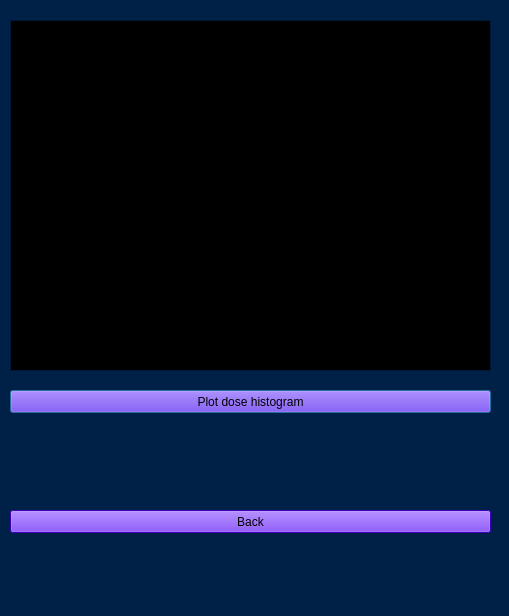
<?xml version="1.0" encoding="UTF-8"?>
<ui version="4.0">
 <class>runWindow</class>
 <widget class="QDialog" name="runWindow">
  <property name="geometry">
   <rect>
    <x>0</x>
    <y>0</y>
    <width>509</width>
    <height>616</height>
   </rect>
  </property>
  <property name="palette">
   <palette>
    <active>
     <colorrole role="WindowText">
      <brush brushstyle="SolidPattern">
       <color alpha="255">
        <red>255</red>
        <green>255</green>
        <blue>255</blue>
       </color>
      </brush>
     </colorrole>
     <colorrole role="Button">
      <brush brushstyle="SolidPattern">
       <color alpha="255">
        <red>0</red>
        <green>33</green>
        <blue>71</blue>
       </color>
      </brush>
     </colorrole>
     <colorrole role="Light">
      <brush brushstyle="SolidPattern">
       <color alpha="255">
        <red>0</red>
        <green>49</green>
        <blue>106</blue>
       </color>
      </brush>
     </colorrole>
     <colorrole role="Midlight">
      <brush brushstyle="SolidPattern">
       <color alpha="255">
        <red>0</red>
        <green>41</green>
        <blue>88</blue>
       </color>
      </brush>
     </colorrole>
     <colorrole role="Dark">
      <brush brushstyle="SolidPattern">
       <color alpha="255">
        <red>0</red>
        <green>16</green>
        <blue>35</blue>
       </color>
      </brush>
     </colorrole>
     <colorrole role="Mid">
      <brush brushstyle="SolidPattern">
       <color alpha="255">
        <red>0</red>
        <green>22</green>
        <blue>47</blue>
       </color>
      </brush>
     </colorrole>
     <colorrole role="Text">
      <brush brushstyle="SolidPattern">
       <color alpha="255">
        <red>255</red>
        <green>255</green>
        <blue>255</blue>
       </color>
      </brush>
     </colorrole>
     <colorrole role="BrightText">
      <brush brushstyle="SolidPattern">
       <color alpha="255">
        <red>255</red>
        <green>255</green>
        <blue>255</blue>
       </color>
      </brush>
     </colorrole>
     <colorrole role="ButtonText">
      <brush brushstyle="SolidPattern">
       <color alpha="255">
        <red>255</red>
        <green>255</green>
        <blue>255</blue>
       </color>
      </brush>
     </colorrole>
     <colorrole role="Base">
      <brush brushstyle="SolidPattern">
       <color alpha="255">
        <red>0</red>
        <green>0</green>
        <blue>0</blue>
       </color>
      </brush>
     </colorrole>
     <colorrole role="Window">
      <brush brushstyle="SolidPattern">
       <color alpha="255">
        <red>0</red>
        <green>33</green>
        <blue>71</blue>
       </color>
      </brush>
     </colorrole>
     <colorrole role="Shadow">
      <brush brushstyle="SolidPattern">
       <color alpha="255">
        <red>0</red>
        <green>0</green>
        <blue>0</blue>
       </color>
      </brush>
     </colorrole>
     <colorrole role="AlternateBase">
      <brush brushstyle="SolidPattern">
       <color alpha="255">
        <red>0</red>
        <green>16</green>
        <blue>35</blue>
       </color>
      </brush>
     </colorrole>
     <colorrole role="ToolTipBase">
      <brush brushstyle="SolidPattern">
       <color alpha="255">
        <red>255</red>
        <green>255</green>
        <blue>220</blue>
       </color>
      </brush>
     </colorrole>
     <colorrole role="ToolTipText">
      <brush brushstyle="SolidPattern">
       <color alpha="255">
        <red>0</red>
        <green>0</green>
        <blue>0</blue>
       </color>
      </brush>
     </colorrole>
    </active>
    <inactive>
     <colorrole role="WindowText">
      <brush brushstyle="SolidPattern">
       <color alpha="255">
        <red>255</red>
        <green>255</green>
        <blue>255</blue>
       </color>
      </brush>
     </colorrole>
     <colorrole role="Button">
      <brush brushstyle="SolidPattern">
       <color alpha="255">
        <red>0</red>
        <green>33</green>
        <blue>71</blue>
       </color>
      </brush>
     </colorrole>
     <colorrole role="Light">
      <brush brushstyle="SolidPattern">
       <color alpha="255">
        <red>0</red>
        <green>49</green>
        <blue>106</blue>
       </color>
      </brush>
     </colorrole>
     <colorrole role="Midlight">
      <brush brushstyle="SolidPattern">
       <color alpha="255">
        <red>0</red>
        <green>41</green>
        <blue>88</blue>
       </color>
      </brush>
     </colorrole>
     <colorrole role="Dark">
      <brush brushstyle="SolidPattern">
       <color alpha="255">
        <red>0</red>
        <green>16</green>
        <blue>35</blue>
       </color>
      </brush>
     </colorrole>
     <colorrole role="Mid">
      <brush brushstyle="SolidPattern">
       <color alpha="255">
        <red>0</red>
        <green>22</green>
        <blue>47</blue>
       </color>
      </brush>
     </colorrole>
     <colorrole role="Text">
      <brush brushstyle="SolidPattern">
       <color alpha="255">
        <red>255</red>
        <green>255</green>
        <blue>255</blue>
       </color>
      </brush>
     </colorrole>
     <colorrole role="BrightText">
      <brush brushstyle="SolidPattern">
       <color alpha="255">
        <red>255</red>
        <green>255</green>
        <blue>255</blue>
       </color>
      </brush>
     </colorrole>
     <colorrole role="ButtonText">
      <brush brushstyle="SolidPattern">
       <color alpha="255">
        <red>255</red>
        <green>255</green>
        <blue>255</blue>
       </color>
      </brush>
     </colorrole>
     <colorrole role="Base">
      <brush brushstyle="SolidPattern">
       <color alpha="255">
        <red>0</red>
        <green>0</green>
        <blue>0</blue>
       </color>
      </brush>
     </colorrole>
     <colorrole role="Window">
      <brush brushstyle="SolidPattern">
       <color alpha="255">
        <red>0</red>
        <green>33</green>
        <blue>71</blue>
       </color>
      </brush>
     </colorrole>
     <colorrole role="Shadow">
      <brush brushstyle="SolidPattern">
       <color alpha="255">
        <red>0</red>
        <green>0</green>
        <blue>0</blue>
       </color>
      </brush>
     </colorrole>
     <colorrole role="AlternateBase">
      <brush brushstyle="SolidPattern">
       <color alpha="255">
        <red>0</red>
        <green>16</green>
        <blue>35</blue>
       </color>
      </brush>
     </colorrole>
     <colorrole role="ToolTipBase">
      <brush brushstyle="SolidPattern">
       <color alpha="255">
        <red>255</red>
        <green>255</green>
        <blue>220</blue>
       </color>
      </brush>
     </colorrole>
     <colorrole role="ToolTipText">
      <brush brushstyle="SolidPattern">
       <color alpha="255">
        <red>0</red>
        <green>0</green>
        <blue>0</blue>
       </color>
      </brush>
     </colorrole>
    </inactive>
    <disabled>
     <colorrole role="WindowText">
      <brush brushstyle="SolidPattern">
       <color alpha="255">
        <red>0</red>
        <green>16</green>
        <blue>35</blue>
       </color>
      </brush>
     </colorrole>
     <colorrole role="Button">
      <brush brushstyle="SolidPattern">
       <color alpha="255">
        <red>0</red>
        <green>33</green>
        <blue>71</blue>
       </color>
      </brush>
     </colorrole>
     <colorrole role="Light">
      <brush brushstyle="SolidPattern">
       <color alpha="255">
        <red>0</red>
        <green>49</green>
        <blue>106</blue>
       </color>
      </brush>
     </colorrole>
     <colorrole role="Midlight">
      <brush brushstyle="SolidPattern">
       <color alpha="255">
        <red>0</red>
        <green>41</green>
        <blue>88</blue>
       </color>
      </brush>
     </colorrole>
     <colorrole role="Dark">
      <brush brushstyle="SolidPattern">
       <color alpha="255">
        <red>0</red>
        <green>16</green>
        <blue>35</blue>
       </color>
      </brush>
     </colorrole>
     <colorrole role="Mid">
      <brush brushstyle="SolidPattern">
       <color alpha="255">
        <red>0</red>
        <green>22</green>
        <blue>47</blue>
       </color>
      </brush>
     </colorrole>
     <colorrole role="Text">
      <brush brushstyle="SolidPattern">
       <color alpha="255">
        <red>0</red>
        <green>16</green>
        <blue>35</blue>
       </color>
      </brush>
     </colorrole>
     <colorrole role="BrightText">
      <brush brushstyle="SolidPattern">
       <color alpha="255">
        <red>255</red>
        <green>255</green>
        <blue>255</blue>
       </color>
      </brush>
     </colorrole>
     <colorrole role="ButtonText">
      <brush brushstyle="SolidPattern">
       <color alpha="255">
        <red>0</red>
        <green>16</green>
        <blue>35</blue>
       </color>
      </brush>
     </colorrole>
     <colorrole role="Base">
      <brush brushstyle="SolidPattern">
       <color alpha="255">
        <red>0</red>
        <green>33</green>
        <blue>71</blue>
       </color>
      </brush>
     </colorrole>
     <colorrole role="Window">
      <brush brushstyle="SolidPattern">
       <color alpha="255">
        <red>0</red>
        <green>33</green>
        <blue>71</blue>
       </color>
      </brush>
     </colorrole>
     <colorrole role="Shadow">
      <brush brushstyle="SolidPattern">
       <color alpha="255">
        <red>0</red>
        <green>0</green>
        <blue>0</blue>
       </color>
      </brush>
     </colorrole>
     <colorrole role="AlternateBase">
      <brush brushstyle="SolidPattern">
       <color alpha="255">
        <red>0</red>
        <green>33</green>
        <blue>71</blue>
       </color>
      </brush>
     </colorrole>
     <colorrole role="ToolTipBase">
      <brush brushstyle="SolidPattern">
       <color alpha="255">
        <red>255</red>
        <green>255</green>
        <blue>220</blue>
       </color>
      </brush>
     </colorrole>
     <colorrole role="ToolTipText">
      <brush brushstyle="SolidPattern">
       <color alpha="255">
        <red>0</red>
        <green>0</green>
        <blue>0</blue>
       </color>
      </brush>
     </colorrole>
    </disabled>
   </palette>
  </property>
  <property name="windowTitle">
   <string>RADDOSE-3D run</string>
  </property>
  <widget class="QTextEdit" name="textEdit_output">
   <property name="geometry">
    <rect>
     <x>10</x>
     <y>20</y>
     <width>481</width>
     <height>351</height>
    </rect>
   </property>
  </widget>
  <widget class="QPushButton" name="pushButton_plotHist">
   <property name="geometry">
    <rect>
     <x>10</x>
     <y>390</y>
     <width>481</width>
     <height>23</height>
    </rect>
   </property>
   <property name="palette">
    <palette>
     <active>
      <colorrole role="WindowText">
       <brush brushstyle="SolidPattern">
        <color alpha="255">
         <red>0</red>
         <green>0</green>
         <blue>0</blue>
        </color>
       </brush>
      </colorrole>
      <colorrole role="Button">
       <brush brushstyle="SolidPattern">
        <color alpha="255">
         <red>85</red>
         <green>0</green>
         <blue>255</blue>
        </color>
       </brush>
      </colorrole>
      <colorrole role="Light">
       <brush brushstyle="SolidPattern">
        <color alpha="255">
         <red>170</red>
         <green>127</green>
         <blue>255</blue>
        </color>
       </brush>
      </colorrole>
      <colorrole role="Midlight">
       <brush brushstyle="SolidPattern">
        <color alpha="255">
         <red>127</red>
         <green>63</green>
         <blue>255</blue>
        </color>
       </brush>
      </colorrole>
      <colorrole role="Dark">
       <brush brushstyle="SolidPattern">
        <color alpha="255">
         <red>42</red>
         <green>0</green>
         <blue>127</blue>
        </color>
       </brush>
      </colorrole>
      <colorrole role="Mid">
       <brush brushstyle="SolidPattern">
        <color alpha="255">
         <red>56</red>
         <green>0</green>
         <blue>170</blue>
        </color>
       </brush>
      </colorrole>
      <colorrole role="Text">
       <brush brushstyle="SolidPattern">
        <color alpha="255">
         <red>0</red>
         <green>0</green>
         <blue>0</blue>
        </color>
       </brush>
      </colorrole>
      <colorrole role="BrightText">
       <brush brushstyle="SolidPattern">
        <color alpha="255">
         <red>255</red>
         <green>255</green>
         <blue>255</blue>
        </color>
       </brush>
      </colorrole>
      <colorrole role="ButtonText">
       <brush brushstyle="SolidPattern">
        <color alpha="255">
         <red>0</red>
         <green>0</green>
         <blue>0</blue>
        </color>
       </brush>
      </colorrole>
      <colorrole role="Base">
       <brush brushstyle="SolidPattern">
        <color alpha="255">
         <red>255</red>
         <green>255</green>
         <blue>255</blue>
        </color>
       </brush>
      </colorrole>
      <colorrole role="Window">
       <brush brushstyle="SolidPattern">
        <color alpha="255">
         <red>85</red>
         <green>0</green>
         <blue>255</blue>
        </color>
       </brush>
      </colorrole>
      <colorrole role="Shadow">
       <brush brushstyle="SolidPattern">
        <color alpha="255">
         <red>0</red>
         <green>0</green>
         <blue>0</blue>
        </color>
       </brush>
      </colorrole>
      <colorrole role="AlternateBase">
       <brush brushstyle="SolidPattern">
        <color alpha="255">
         <red>170</red>
         <green>127</green>
         <blue>255</blue>
        </color>
       </brush>
      </colorrole>
      <colorrole role="ToolTipBase">
       <brush brushstyle="SolidPattern">
        <color alpha="255">
         <red>255</red>
         <green>255</green>
         <blue>220</blue>
        </color>
       </brush>
      </colorrole>
      <colorrole role="ToolTipText">
       <brush brushstyle="SolidPattern">
        <color alpha="255">
         <red>0</red>
         <green>0</green>
         <blue>0</blue>
        </color>
       </brush>
      </colorrole>
     </active>
     <inactive>
      <colorrole role="WindowText">
       <brush brushstyle="SolidPattern">
        <color alpha="255">
         <red>0</red>
         <green>0</green>
         <blue>0</blue>
        </color>
       </brush>
      </colorrole>
      <colorrole role="Button">
       <brush brushstyle="SolidPattern">
        <color alpha="255">
         <red>85</red>
         <green>0</green>
         <blue>255</blue>
        </color>
       </brush>
      </colorrole>
      <colorrole role="Light">
       <brush brushstyle="SolidPattern">
        <color alpha="255">
         <red>170</red>
         <green>127</green>
         <blue>255</blue>
        </color>
       </brush>
      </colorrole>
      <colorrole role="Midlight">
       <brush brushstyle="SolidPattern">
        <color alpha="255">
         <red>127</red>
         <green>63</green>
         <blue>255</blue>
        </color>
       </brush>
      </colorrole>
      <colorrole role="Dark">
       <brush brushstyle="SolidPattern">
        <color alpha="255">
         <red>42</red>
         <green>0</green>
         <blue>127</blue>
        </color>
       </brush>
      </colorrole>
      <colorrole role="Mid">
       <brush brushstyle="SolidPattern">
        <color alpha="255">
         <red>56</red>
         <green>0</green>
         <blue>170</blue>
        </color>
       </brush>
      </colorrole>
      <colorrole role="Text">
       <brush brushstyle="SolidPattern">
        <color alpha="255">
         <red>0</red>
         <green>0</green>
         <blue>0</blue>
        </color>
       </brush>
      </colorrole>
      <colorrole role="BrightText">
       <brush brushstyle="SolidPattern">
        <color alpha="255">
         <red>255</red>
         <green>255</green>
         <blue>255</blue>
        </color>
       </brush>
      </colorrole>
      <colorrole role="ButtonText">
       <brush brushstyle="SolidPattern">
        <color alpha="255">
         <red>0</red>
         <green>0</green>
         <blue>0</blue>
        </color>
       </brush>
      </colorrole>
      <colorrole role="Base">
       <brush brushstyle="SolidPattern">
        <color alpha="255">
         <red>255</red>
         <green>255</green>
         <blue>255</blue>
        </color>
       </brush>
      </colorrole>
      <colorrole role="Window">
       <brush brushstyle="SolidPattern">
        <color alpha="255">
         <red>85</red>
         <green>0</green>
         <blue>255</blue>
        </color>
       </brush>
      </colorrole>
      <colorrole role="Shadow">
       <brush brushstyle="SolidPattern">
        <color alpha="255">
         <red>0</red>
         <green>0</green>
         <blue>0</blue>
        </color>
       </brush>
      </colorrole>
      <colorrole role="AlternateBase">
       <brush brushstyle="SolidPattern">
        <color alpha="255">
         <red>170</red>
         <green>127</green>
         <blue>255</blue>
        </color>
       </brush>
      </colorrole>
      <colorrole role="ToolTipBase">
       <brush brushstyle="SolidPattern">
        <color alpha="255">
         <red>255</red>
         <green>255</green>
         <blue>220</blue>
        </color>
       </brush>
      </colorrole>
      <colorrole role="ToolTipText">
       <brush brushstyle="SolidPattern">
        <color alpha="255">
         <red>0</red>
         <green>0</green>
         <blue>0</blue>
        </color>
       </brush>
      </colorrole>
     </inactive>
     <disabled>
      <colorrole role="WindowText">
       <brush brushstyle="SolidPattern">
        <color alpha="255">
         <red>42</red>
         <green>0</green>
         <blue>127</blue>
        </color>
       </brush>
      </colorrole>
      <colorrole role="Button">
       <brush brushstyle="SolidPattern">
        <color alpha="255">
         <red>85</red>
         <green>0</green>
         <blue>255</blue>
        </color>
       </brush>
      </colorrole>
      <colorrole role="Light">
       <brush brushstyle="SolidPattern">
        <color alpha="255">
         <red>170</red>
         <green>127</green>
         <blue>255</blue>
        </color>
       </brush>
      </colorrole>
      <colorrole role="Midlight">
       <brush brushstyle="SolidPattern">
        <color alpha="255">
         <red>127</red>
         <green>63</green>
         <blue>255</blue>
        </color>
       </brush>
      </colorrole>
      <colorrole role="Dark">
       <brush brushstyle="SolidPattern">
        <color alpha="255">
         <red>42</red>
         <green>0</green>
         <blue>127</blue>
        </color>
       </brush>
      </colorrole>
      <colorrole role="Mid">
       <brush brushstyle="SolidPattern">
        <color alpha="255">
         <red>56</red>
         <green>0</green>
         <blue>170</blue>
        </color>
       </brush>
      </colorrole>
      <colorrole role="Text">
       <brush brushstyle="SolidPattern">
        <color alpha="255">
         <red>42</red>
         <green>0</green>
         <blue>127</blue>
        </color>
       </brush>
      </colorrole>
      <colorrole role="BrightText">
       <brush brushstyle="SolidPattern">
        <color alpha="255">
         <red>255</red>
         <green>255</green>
         <blue>255</blue>
        </color>
       </brush>
      </colorrole>
      <colorrole role="ButtonText">
       <brush brushstyle="SolidPattern">
        <color alpha="255">
         <red>42</red>
         <green>0</green>
         <blue>127</blue>
        </color>
       </brush>
      </colorrole>
      <colorrole role="Base">
       <brush brushstyle="SolidPattern">
        <color alpha="255">
         <red>85</red>
         <green>0</green>
         <blue>255</blue>
        </color>
       </brush>
      </colorrole>
      <colorrole role="Window">
       <brush brushstyle="SolidPattern">
        <color alpha="255">
         <red>85</red>
         <green>0</green>
         <blue>255</blue>
        </color>
       </brush>
      </colorrole>
      <colorrole role="Shadow">
       <brush brushstyle="SolidPattern">
        <color alpha="255">
         <red>0</red>
         <green>0</green>
         <blue>0</blue>
        </color>
       </brush>
      </colorrole>
      <colorrole role="AlternateBase">
       <brush brushstyle="SolidPattern">
        <color alpha="255">
         <red>85</red>
         <green>0</green>
         <blue>255</blue>
        </color>
       </brush>
      </colorrole>
      <colorrole role="ToolTipBase">
       <brush brushstyle="SolidPattern">
        <color alpha="255">
         <red>255</red>
         <green>255</green>
         <blue>220</blue>
        </color>
       </brush>
      </colorrole>
      <colorrole role="ToolTipText">
       <brush brushstyle="SolidPattern">
        <color alpha="255">
         <red>0</red>
         <green>0</green>
         <blue>0</blue>
        </color>
       </brush>
      </colorrole>
     </disabled>
    </palette>
   </property>
   <property name="text">
    <string>Plot dose histogram</string>
   </property>
  </widget>
  <widget class="QPushButton" name="pushButton_runBack">
   <property name="geometry">
    <rect>
     <x>10</x>
     <y>510</y>
     <width>481</width>
     <height>23</height>
    </rect>
   </property>
   <property name="palette">
    <palette>
     <active>
      <colorrole role="WindowText">
       <brush brushstyle="SolidPattern">
        <color alpha="255">
         <red>0</red>
         <green>0</green>
         <blue>0</blue>
        </color>
       </brush>
      </colorrole>
      <colorrole role="Button">
       <brush brushstyle="SolidPattern">
        <color alpha="255">
         <red>85</red>
         <green>0</green>
         <blue>255</blue>
        </color>
       </brush>
      </colorrole>
      <colorrole role="Light">
       <brush brushstyle="SolidPattern">
        <color alpha="255">
         <red>170</red>
         <green>127</green>
         <blue>255</blue>
        </color>
       </brush>
      </colorrole>
      <colorrole role="Midlight">
       <brush brushstyle="SolidPattern">
        <color alpha="255">
         <red>127</red>
         <green>63</green>
         <blue>255</blue>
        </color>
       </brush>
      </colorrole>
      <colorrole role="Dark">
       <brush brushstyle="SolidPattern">
        <color alpha="255">
         <red>42</red>
         <green>0</green>
         <blue>127</blue>
        </color>
       </brush>
      </colorrole>
      <colorrole role="Mid">
       <brush brushstyle="SolidPattern">
        <color alpha="255">
         <red>56</red>
         <green>0</green>
         <blue>170</blue>
        </color>
       </brush>
      </colorrole>
      <colorrole role="Text">
       <brush brushstyle="SolidPattern">
        <color alpha="255">
         <red>0</red>
         <green>0</green>
         <blue>0</blue>
        </color>
       </brush>
      </colorrole>
      <colorrole role="BrightText">
       <brush brushstyle="SolidPattern">
        <color alpha="255">
         <red>255</red>
         <green>255</green>
         <blue>255</blue>
        </color>
       </brush>
      </colorrole>
      <colorrole role="ButtonText">
       <brush brushstyle="SolidPattern">
        <color alpha="255">
         <red>0</red>
         <green>0</green>
         <blue>0</blue>
        </color>
       </brush>
      </colorrole>
      <colorrole role="Base">
       <brush brushstyle="SolidPattern">
        <color alpha="255">
         <red>255</red>
         <green>255</green>
         <blue>255</blue>
        </color>
       </brush>
      </colorrole>
      <colorrole role="Window">
       <brush brushstyle="SolidPattern">
        <color alpha="255">
         <red>85</red>
         <green>0</green>
         <blue>255</blue>
        </color>
       </brush>
      </colorrole>
      <colorrole role="Shadow">
       <brush brushstyle="SolidPattern">
        <color alpha="255">
         <red>0</red>
         <green>0</green>
         <blue>0</blue>
        </color>
       </brush>
      </colorrole>
      <colorrole role="AlternateBase">
       <brush brushstyle="SolidPattern">
        <color alpha="255">
         <red>170</red>
         <green>127</green>
         <blue>255</blue>
        </color>
       </brush>
      </colorrole>
      <colorrole role="ToolTipBase">
       <brush brushstyle="SolidPattern">
        <color alpha="255">
         <red>255</red>
         <green>255</green>
         <blue>220</blue>
        </color>
       </brush>
      </colorrole>
      <colorrole role="ToolTipText">
       <brush brushstyle="SolidPattern">
        <color alpha="255">
         <red>0</red>
         <green>0</green>
         <blue>0</blue>
        </color>
       </brush>
      </colorrole>
     </active>
     <inactive>
      <colorrole role="WindowText">
       <brush brushstyle="SolidPattern">
        <color alpha="255">
         <red>0</red>
         <green>0</green>
         <blue>0</blue>
        </color>
       </brush>
      </colorrole>
      <colorrole role="Button">
       <brush brushstyle="SolidPattern">
        <color alpha="255">
         <red>85</red>
         <green>0</green>
         <blue>255</blue>
        </color>
       </brush>
      </colorrole>
      <colorrole role="Light">
       <brush brushstyle="SolidPattern">
        <color alpha="255">
         <red>170</red>
         <green>127</green>
         <blue>255</blue>
        </color>
       </brush>
      </colorrole>
      <colorrole role="Midlight">
       <brush brushstyle="SolidPattern">
        <color alpha="255">
         <red>127</red>
         <green>63</green>
         <blue>255</blue>
        </color>
       </brush>
      </colorrole>
      <colorrole role="Dark">
       <brush brushstyle="SolidPattern">
        <color alpha="255">
         <red>42</red>
         <green>0</green>
         <blue>127</blue>
        </color>
       </brush>
      </colorrole>
      <colorrole role="Mid">
       <brush brushstyle="SolidPattern">
        <color alpha="255">
         <red>56</red>
         <green>0</green>
         <blue>170</blue>
        </color>
       </brush>
      </colorrole>
      <colorrole role="Text">
       <brush brushstyle="SolidPattern">
        <color alpha="255">
         <red>0</red>
         <green>0</green>
         <blue>0</blue>
        </color>
       </brush>
      </colorrole>
      <colorrole role="BrightText">
       <brush brushstyle="SolidPattern">
        <color alpha="255">
         <red>255</red>
         <green>255</green>
         <blue>255</blue>
        </color>
       </brush>
      </colorrole>
      <colorrole role="ButtonText">
       <brush brushstyle="SolidPattern">
        <color alpha="255">
         <red>0</red>
         <green>0</green>
         <blue>0</blue>
        </color>
       </brush>
      </colorrole>
      <colorrole role="Base">
       <brush brushstyle="SolidPattern">
        <color alpha="255">
         <red>255</red>
         <green>255</green>
         <blue>255</blue>
        </color>
       </brush>
      </colorrole>
      <colorrole role="Window">
       <brush brushstyle="SolidPattern">
        <color alpha="255">
         <red>85</red>
         <green>0</green>
         <blue>255</blue>
        </color>
       </brush>
      </colorrole>
      <colorrole role="Shadow">
       <brush brushstyle="SolidPattern">
        <color alpha="255">
         <red>0</red>
         <green>0</green>
         <blue>0</blue>
        </color>
       </brush>
      </colorrole>
      <colorrole role="AlternateBase">
       <brush brushstyle="SolidPattern">
        <color alpha="255">
         <red>170</red>
         <green>127</green>
         <blue>255</blue>
        </color>
       </brush>
      </colorrole>
      <colorrole role="ToolTipBase">
       <brush brushstyle="SolidPattern">
        <color alpha="255">
         <red>255</red>
         <green>255</green>
         <blue>220</blue>
        </color>
       </brush>
      </colorrole>
      <colorrole role="ToolTipText">
       <brush brushstyle="SolidPattern">
        <color alpha="255">
         <red>0</red>
         <green>0</green>
         <blue>0</blue>
        </color>
       </brush>
      </colorrole>
     </inactive>
     <disabled>
      <colorrole role="WindowText">
       <brush brushstyle="SolidPattern">
        <color alpha="255">
         <red>42</red>
         <green>0</green>
         <blue>127</blue>
        </color>
       </brush>
      </colorrole>
      <colorrole role="Button">
       <brush brushstyle="SolidPattern">
        <color alpha="255">
         <red>85</red>
         <green>0</green>
         <blue>255</blue>
        </color>
       </brush>
      </colorrole>
      <colorrole role="Light">
       <brush brushstyle="SolidPattern">
        <color alpha="255">
         <red>170</red>
         <green>127</green>
         <blue>255</blue>
        </color>
       </brush>
      </colorrole>
      <colorrole role="Midlight">
       <brush brushstyle="SolidPattern">
        <color alpha="255">
         <red>127</red>
         <green>63</green>
         <blue>255</blue>
        </color>
       </brush>
      </colorrole>
      <colorrole role="Dark">
       <brush brushstyle="SolidPattern">
        <color alpha="255">
         <red>42</red>
         <green>0</green>
         <blue>127</blue>
        </color>
       </brush>
      </colorrole>
      <colorrole role="Mid">
       <brush brushstyle="SolidPattern">
        <color alpha="255">
         <red>56</red>
         <green>0</green>
         <blue>170</blue>
        </color>
       </brush>
      </colorrole>
      <colorrole role="Text">
       <brush brushstyle="SolidPattern">
        <color alpha="255">
         <red>42</red>
         <green>0</green>
         <blue>127</blue>
        </color>
       </brush>
      </colorrole>
      <colorrole role="BrightText">
       <brush brushstyle="SolidPattern">
        <color alpha="255">
         <red>255</red>
         <green>255</green>
         <blue>255</blue>
        </color>
       </brush>
      </colorrole>
      <colorrole role="ButtonText">
       <brush brushstyle="SolidPattern">
        <color alpha="255">
         <red>42</red>
         <green>0</green>
         <blue>127</blue>
        </color>
       </brush>
      </colorrole>
      <colorrole role="Base">
       <brush brushstyle="SolidPattern">
        <color alpha="255">
         <red>85</red>
         <green>0</green>
         <blue>255</blue>
        </color>
       </brush>
      </colorrole>
      <colorrole role="Window">
       <brush brushstyle="SolidPattern">
        <color alpha="255">
         <red>85</red>
         <green>0</green>
         <blue>255</blue>
        </color>
       </brush>
      </colorrole>
      <colorrole role="Shadow">
       <brush brushstyle="SolidPattern">
        <color alpha="255">
         <red>0</red>
         <green>0</green>
         <blue>0</blue>
        </color>
       </brush>
      </colorrole>
      <colorrole role="AlternateBase">
       <brush brushstyle="SolidPattern">
        <color alpha="255">
         <red>85</red>
         <green>0</green>
         <blue>255</blue>
        </color>
       </brush>
      </colorrole>
      <colorrole role="ToolTipBase">
       <brush brushstyle="SolidPattern">
        <color alpha="255">
         <red>255</red>
         <green>255</green>
         <blue>220</blue>
        </color>
       </brush>
      </colorrole>
      <colorrole role="ToolTipText">
       <brush brushstyle="SolidPattern">
        <color alpha="255">
         <red>0</red>
         <green>0</green>
         <blue>0</blue>
        </color>
       </brush>
      </colorrole>
     </disabled>
    </palette>
   </property>
   <property name="text">
    <string>Back</string>
   </property>
  </widget>
 </widget>
 <resources/>
 <connections/>
</ui>
